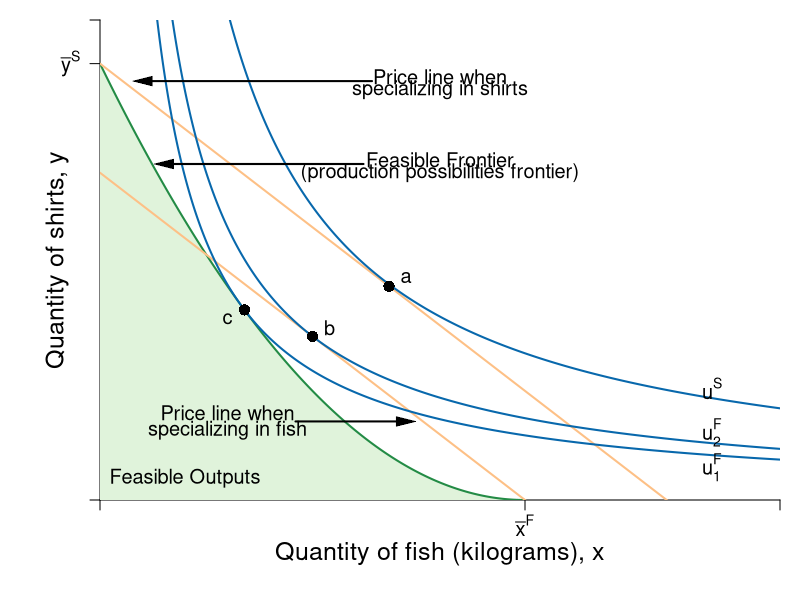

This chart was generated by the following R code:
#Graph Designer: Simon Halliday + Scott Cohn
#Authors: Bowles and Halliday
#Title: Coordination, Conflict and Competition: A Text in Microeconomics

require(shape)
pdf(file = "specprodexch/ppf_eos_indiff_poverty_trap.pdf", width = 9, height = 9)

#Set parameters for graphics
axislabelsize <- 1.5
labelsize <- 1.2
graphlinewidth <- 2
segmentlinewidth <- 1.5

COL <- c("#7fc97f", "#beaed4", "#fdc086", "#ffff99", "#386cb0", "#f0027f", "#bf5b17", "#666666")
COLA <- c("#e0f3db", "#99d8c9","#66c2a4","#41ae76", "#238b45", "#005824")
COLB <- c("#4eb3d3", "#2b8cbe", "#0868ac","#084081")

#Edited the margins to cater for the larger LHS labels
par(mar =  c(5, 5, 1, 1))


ppf <- function(fish, k = 10/25, alpha = 2, maxfish = 5) {
  k * (fish - maxfish)^alpha 
}


uFn <- function(x, y, alpha = 0.5){
  (x^alpha)*(y^(1-alpha))
}

budgetExchange <- function(x, yintercept = 12, slope = 1){
  yintercept - slope * x
}

xlims <- c(0, 8)
ylims <- c(0, 11)

npts <- 501 
x <- seq(xlims[1], xlims[2], length.out = npts)
y <- seq(ylims[1], ylims[2], length.out = npts) 
a <- c(uFn(1.7, ppf(1.7)), sqrt(9.375), 4.1)

plot(0, 0, xlim = xlims, ylim = ylims, type = "n",
     xlab = expression(paste("")),
     ylab = expression(paste("")), 
     xaxt = "n", 
     yaxt = "n", 
     cex.lab = axislabelsize, 
     bty = "n", 
     xaxs = "i", 
     yaxs = "i"
)

# ticksy <- seq(from = 0, to = ylims[2], by = 1)
# ylabels <- seq(from = 0, to = ylims[2], by = 1)
# ticksx <- seq(from = 0, to = xlims[2], by = 1)
# xlabels <- seq(from = 0, to = xlims[2], by = 1)
ticksy <- c(ylims[1], 10, ylims[2])
ylabels <- c(NA, expression(paste(bar(y)^S)) , NA)
ticksx <- c(xlims[1], 5,  xlims[2])
xlabels <- c(NA, expression(paste(bar(x)^F)), NA)


axis(1, at = ticksx, pos = 0, labels = xlabels, cex.axis = labelsize)
axis(2, at = ticksy, pos = 0, labels = ylabels, las = 1, cex.axis = labelsize)

npts <- 500 
xx1 <- seq(0, 5, length.out = npts)
xx2 <- seq(0, xlims[2], length.out = npts)
xx3 <- seq(xlims[1], 0, length.out = npts)
xx4 <- seq(-11, 0, length.out = npts)

#Draw the polygon for shading the feasible set
xpoly1 <- seq(from = 0, to = 5, length.out = 500)
ypoly1 <- ppf(xpoly1, k = 10/25, alpha = 2, maxfish = 5)
polygon(x = c(xpoly1, rev(xpoly1[1])), y = c(ypoly1, rev(ypoly1)[1]), col = COLA[1], density = NULL, border = NA)

#Draw the graphs
lines(xx1, ppf(xx1, k = 10/25, alpha = 2, maxfish = 5), col = COLA[5], lwd = graphlinewidth)
lines(xx2, budgetExchange(xx2,  yintercept = 10, slope = 1.5), col = COL[3], lwd = graphlinewidth)
lines(xx2, budgetExchange(xx2,  yintercept = 7.5, slope = 1.5), col = COL[3], lwd = graphlinewidth)

#Label axes
mtext(expression(paste("Quantity of fish (kilograms), ", x)), side = 1, line = 2.5, cex = axislabelsize)
text(-0.5, 0.5*ylims[2], expression(paste("Quantity of shirts, ", y)), xpd = TRUE, cex = axislabelsize, srt = 90) 


contour(x, y, 
        outer(x, y, uFn),
        drawlabels = FALSE,
        col = COLB[3],
        lwd = graphlinewidth,
        levels = a, 
        xaxs="i", 
        yaxs="i", 
        add = TRUE)

#Label the indifference curves
text(7.2, 2.55, expression(u^S), cex = labelsize)
text(7.2, 1.55, expression(u[2]^F), cex = labelsize)
text(7.2, 0.75, expression(u[1]^F), cex = labelsize)

#Label points A and B
text(3.4 + 0.2, budgetExchange(3.4,  yintercept = 10, slope = 1.5) +.2, expression(a), cex = labelsize)
points(3.4, budgetExchange(3.4,  yintercept = 10, slope = 1.5), pch = 16, col = "black", cex = 1.5)
points(2.5,3.75, pch = 16, col = "black", cex = 1.5)
text(2.7, 3.95, expression(b), cex = labelsize)

points(1.7, ppf(1.7), pch = 16, col = "black", cex = 1.5)
text(1.7 - 0.2, ppf(1.7) - 0.2, expression(c), cex = labelsize)

#Label the feasible frontier
text(4, 7.8, expression("Feasible Frontier"), cex = labelsize )
text(4, 7.5, expression("(production possibilities frontier)"), cex = labelsize)
Arrows(3.1, 7.7, 0.75, 7.7, col = "black", lty = 1, lwd = 2, arr.type = "triangle", arr.lwd = 0.5)

# Label feasible outputs
text(1, 0.5, expression("Feasible Outputs"), cex = labelsize )

#Label the exchange constraints
text(4, 9.7, expression("Price line when"), cex = labelsize)
text(4, 9.4, expression("specializing in shirts"), cex = labelsize)
Arrows(3.2, 9.6, 0.5, 9.6, col = "black", lty = 1, lwd = 2, arr.type = "triangle", arr.lwd = 0.5)


text(1.5, 2, expression("Price line when"), cex = labelsize)
text(1.5, 1.6, expression("specializing in fish"), cex = labelsize)
Arrows(2.3, 1.8, 3.6, 1.8, col = "black", lty = 1, lwd = 2, arr.type = "triangle", arr.lwd = 0.5)

#Label mrt = mrs
# text(5.5, 4.5, expression(paste(mrs(x,y) == mrt(x,y))), cex = labelsize)
# Arrows(4.5, 4.5, 1.9, 4.5, col = "black", lty = 1, lwd = 2, arr.type = "triangle", arr.lwd = 0.5)


dev.off()
